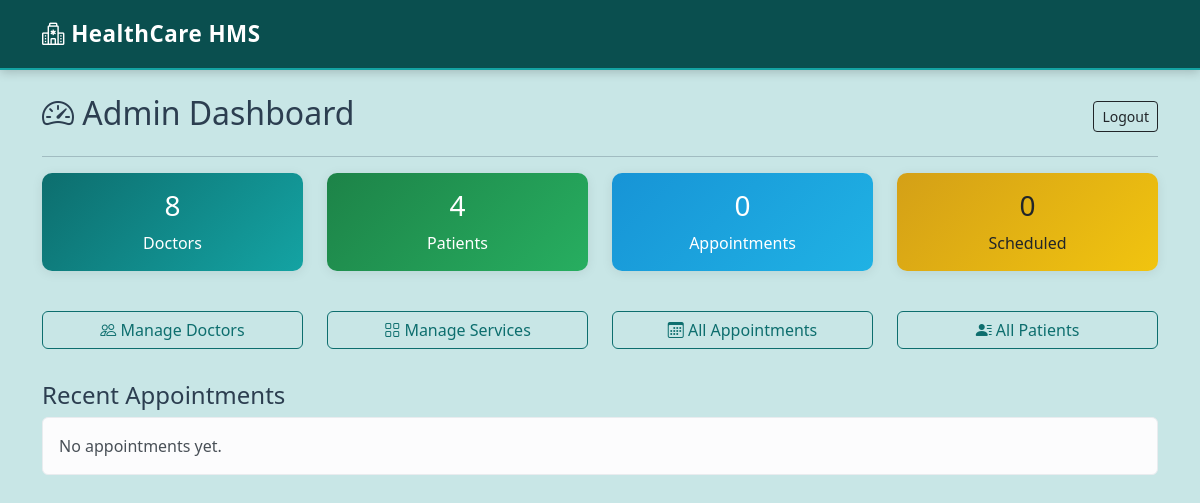
Page /admin/dashboard (signed in) on the earlier database version.
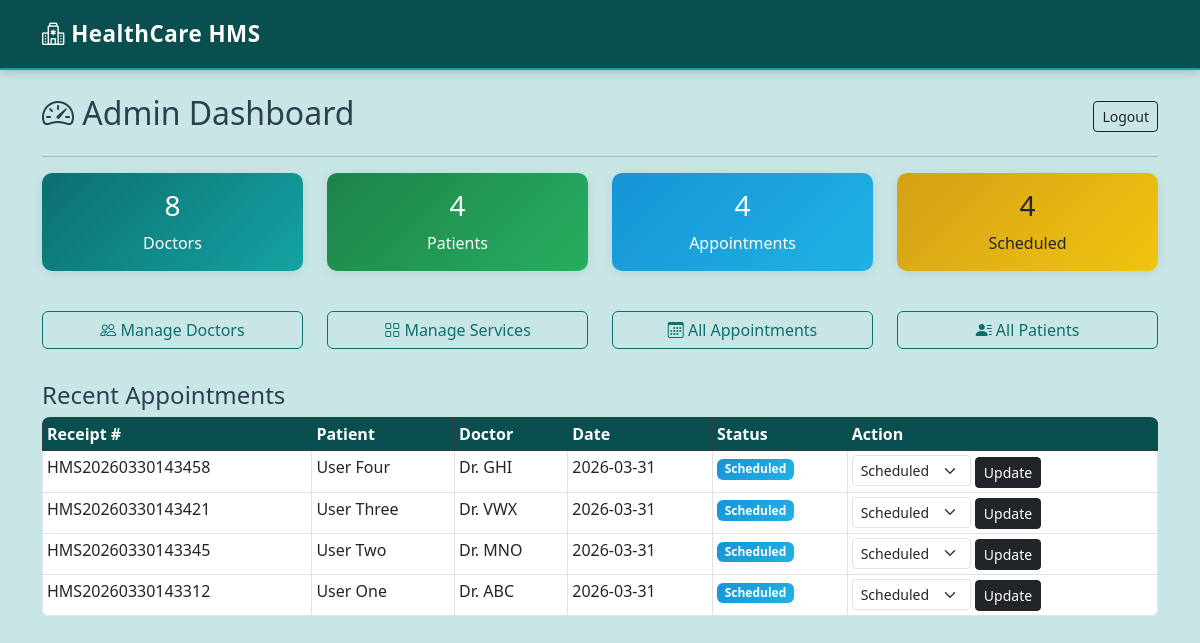
Same page on the later database version.
### tables this page shows
CREATE TABLE appointments (
            id INTEGER PRIMARY KEY AUTOINCREMENT,
            receipt_no TEXT UNIQUE NOT NULL,
            user_id INTEGER NOT NULL,
            doctor_id INTEGER NOT NULL,
            appointment_date TEXT NOT NULL,
            time_slot TEXT NOT NULL,
            booking_type TEXT DEFAULT 'doctor',
            disease TEXT,
            symptoms TEXT,
            prescription TEXT,
            status TEXT DEFAULT 'Scheduled',
            created_at TEXT DEFAULT CURRENT_TIMESTAMP,
            FOREIGN KEY (user_id) REFERENCES users(id),
            FOREIGN KEY (doctor_id) REFERENCES doctors(id)
        );

CREATE TABLE users (
            id INTEGER PRIMARY KEY AUTOINCREMENT,
            full_name TEXT NOT NULL,
            email TEXT UNIQUE NOT NULL,
            phone TEXT,
            gender TEXT,
            blood_group TEXT,
            dob TEXT,
            password_hash TEXT NOT NULL,
            created_at TEXT DEFAULT CURRENT_TIMESTAMP
        );

CREATE TABLE doctors (
            id INTEGER PRIMARY KEY AUTOINCREMENT,
            full_name TEXT NOT NULL,
            username TEXT UNIQUE NOT NULL,
            password_hash TEXT NOT NULL,
            email TEXT,
            phone TEXT,
            specialization_id INTEGER,
            qualification TEXT,
            experience INTEGER DEFAULT 0,
            bio TEXT,
            is_available INTEGER DEFAULT 1,
            FOREIGN KEY (specialization_id) REFERENCES specializations(id)
        );

### app.py (the view)
@app.route('/admin/dashboard')
@admin_required
def admin_dashboard():
    db = get_db()
    total_doctors = db.execute("SELECT COUNT(*) FROM doctors").fetchone()[0]
    total_patients = db.execute("SELECT COUNT(*) FROM users").fetchone()[0]
    total_appointments = db.execute("SELECT COUNT(*) FROM appointments").fetchone()[0]
    scheduled = db.execute("SELECT COUNT(*) FROM appointments WHERE status='Scheduled'").fetchone()[0]
    recent = db.execute("""
        SELECT a.*, u.full_name as patient_name, d.full_name as doctor_name,
               s.name as specialization
        FROM appointments a
        JOIN users u ON a.user_id = u.id
        JOIN doctors d ON a.doctor_id = d.id
        JOIN specializations s ON d.specialization_id = s.id
        ORDER BY a.created_at DESC LIMIT 5
    """).fetchall()
    return render_template('admin_dashboard.html', total_doctors=total_doctors,
                           total_patients=total_patients, total_appointments=total_appointments,
                           scheduled=scheduled, recent=recent)

### app.py (called while the page is built)
def get_db():
    if 'db' not in g:
        g.db = sqlite3.connect(DATABASE)
        g.db.row_factory = sqlite3.Row
        g.db.execute("PRAGMA foreign_keys = ON")
    return g.db

def admin_required(f):
    @wraps(f)
    def decorated(*args, **kwargs):
        if 'admin_id' not in session:
            flash('Admin login required.', 'warning')
            return redirect(url_for('admin_login'))
        return f(*args, **kwargs)
    return decorated

@app.context_processor
def inject_now():
    return {'now': datetime.now()}

### templates/admin_dashboard.html (shortened to what this page needs)
{% extends 'base.html' %}
{% block content %}
<div class="container py-4">
    <div class="d-flex justify-content-between align-items-center mb-3">
        <h2><i class="bi bi-speedometer2"></i> Admin Dashboard</h2>
        <a href="{{ url_for('admin_logout') }}" class="btn btn-outline-dark btn-sm">Logout</a>
    </div>
    <hr>
    <div class="row mb-4">
        <div class="col-md-3 col-sm-6 mb-3">
            <div class="card text-center bg-primary text-white">
                <div class="card-body">
                    <h3>{{ total_doctors }}</h3>
                    <p class="mb-0">Doctors</p>
                </div>
            </div>
        </div>
        <div class="col-md-3 col-sm-6 mb-3">
            <div class="card text-center bg-success text-white">
                <div class="card-body">
                    <h3>{{ total_patients }}</h3>
                    <p class="mb-0">Patients</p>
                </div>
            </div>
        </div>
        <div class="col-md-3 col-sm-6 mb-3">
            <div class="card text-center bg-info text-white">
                <div class="card-body">
                    <h3>{{ total_appointments }}</h3>
                    <p class="mb-0">Appointments</p>
                </div>
            </div>
        </div>
        <div class="col-md-3 col-sm-6 mb-3">
            <div class="card text-center bg-warning text-dark">
                <div class="card-body">
                    <h3>{{ scheduled }}</h3>
                    <p class="mb-0">Scheduled</p>
                </div>
            </div>
        </div>
    </div>
    <div class="row mb-4">
        <div class="col-md-3 mb-2"><a href="{{ url_for('admin_doctors') }}" class="btn btn-outline-primary w-100"><i class="bi bi-people"></i> Manage Doctors</a></div>
        <div class="col-md-3 mb-2"><a href="{{ url_for('admin_services') }}" class="btn btn-outline-primary w-100"><i class="bi bi-grid"></i> Manage Services</a></div>
        <div class="col-md-3 mb-2"><a href="{{ url_for('admin_appointments') }}" class="btn btn-outline-primary w-100"><i class="bi bi-calendar3"></i> All Appointments</a></div>
        <div class="col-md-3 mb-2"><a href="{{ url_for('admin_patients') }}" class="btn btn-outline-primary w-100"><i class="bi bi-person-lines-fill"></i> All Patients</a></div>
    </div>
    <h4>Recent Appointments</h4>
    {% if recent %}
    <div class="table-responsive">
        <table class="table table-bordered table-sm">
            <thead class="table-dark">
                <tr>
                    <th>Receipt #</th>
                    <th>Patient</th>
                    <th>Doctor</th>
                    <th>Date</th>
                    <th>Status</th>
                    <th>Action</th>
                </tr>
            </thead>
            <tbody>
                {% for apt in recent %}
                <tr>
                    <td>{{ apt.receipt_no }}</td>
                    <td>{{ apt.patient_name }}</td>
                    <td>Dr. {{ apt.doctor_name }}</td>
                    <td>{{ apt.appointment_date }}</td>
                    <td>
                        {% if apt.status == 'Scheduled' %}
                            <span class="badge bg-info">Scheduled</span>
                        {% elif apt.status == 'Completed' %}
                            <span class="badge bg-success">Completed</span>
                        {% else %}
                            <span class="badge bg-danger">Cancelled</span>
                        {% endif %}
                    </td>
                    <td>
                        <form method="POST" action="{{ url_for('admin_update_appointment', apt_id=apt.id) }}" class="d-inline">
                            <select name="status" class="form-select form-select-sm d-inline w-auto">
                                <option value="Scheduled" {% if apt.status == 'Scheduled' %}selected{% endif %}>Scheduled</option>
                            </select>
                            <button type="submit" class="btn btn-sm btn-dark">Update</button>
                        </form>
                    </td>
                </tr>
                {% endfor %}
            </tbody>
        </table>
    </div>
    {% else %}
        <div class="alert alert-light">No appointments yet.</div>
    {% endif %}
</div>
{% endblock %}

### templates/base.html (shortened to what this page needs)
<!DOCTYPE html>
<html lang="en">
<head>
    <link href="https://cdn.jsdelivr.net/npm/bootstrap@5.3.0/dist/css/bootstrap.min.css" rel="stylesheet">
    <link href="https://cdn.jsdelivr.net/npm/bootstrap-icons@1.11.0/font/bootstrap-icons.css" rel="stylesheet">
    <link href="{{ url_for('static', filename='css/style.css') }}" rel="stylesheet">
</head>
<body>
    <nav class="navbar navbar-expand-lg navbar-dark bg-dark d-print-none">
        <div class="container">
            <a class="navbar-brand" href="{{ url_for('home') }}">
                <i class="bi bi-hospital"></i> HealthCare HMS
            </a>
        </div>
    </nav>
    <main>
        <div aria-live="polite" aria-atomic="true" class="position-relative">
            <div class="toast-container position-fixed top-0 end-0 p-3" style="z-index: 1055;">
            </div>
        </div>
        {% block content %}{% endblock %}
    </main>
</body>
</html>

### static/css/style.css (style rules this page uses)
body { display: flex; flex-direction: column; min-height: 100vh; background-color: #0e3d3d; color: #2c3e50; margin: 0; padding: 0; }
main { flex: 1 0 auto; background: #c8e6e6; }
.navbar { background: #0a4f4f !important; box-shadow: 0 2px 10px rgba(0, 0, 0, 0.2); padding: 12px 0; border-bottom: 2px solid #14a3a3; }
.navbar-brand { font-size: 1.4rem; font-weight: 700; letter-spacing: 0.5px; }
.card { border: none; border-radius: 10px; box-shadow: 0 2px 12px rgba(0, 0, 0, 0.08); transition: transform 0.2s, box-shadow 0.2s; background: #eef6f6; }
.bg-primary { background: linear-gradient(135deg, #0d6e6e, #14a3a3) !important; }
.bg-info { background: linear-gradient(135deg, #1794d6, #20b2e4) !important; }
.bg-success { background: linear-gradient(135deg, #1d8348, #27ae60) !important; }
.bg-warning { background: linear-gradient(135deg, #d4a017, #f1c40f) !important; }
.btn-outline-primary { color: #0d6e6e !important; border-color: #0d6e6e !important; }
.table { border-radius: 8px; overflow: hidden; }
.table-dark, .table-dark th { background: #0a4f4f !important; }
.badge.bg-info { background: linear-gradient(135deg, #1794d6, #20b2e4) !important; }

Differences in the rows shown:
added appointments: receipt_no "HMS20260330143458", patient_name "User Four", doctor_name "GHI", appointment_date "2026-03-31", shows "Scheduled", status "Scheduled"
added appointments: receipt_no "HMS20260330143421", patient_name "User Three", doctor_name "VWX", appointment_date "2026-03-31", shows "Scheduled", status "Scheduled"
added appointments: receipt_no "HMS20260330143345", patient_name "User Two", doctor_name "MNO", appointment_date "2026-03-31", shows "Scheduled", status "Scheduled"
added appointments: receipt_no "HMS20260330143312", patient_name "User One", doctor_name "ABC", appointment_date "2026-03-31", shows "Scheduled", status "Scheduled"
Other differences:
{{ total_appointments }}: "0" → "4"
{{ scheduled }}: "0" → "4"
text no longer shown: "No appointments yet."
text now shown: "Receipt # Patient Doctor Date Status Action"
